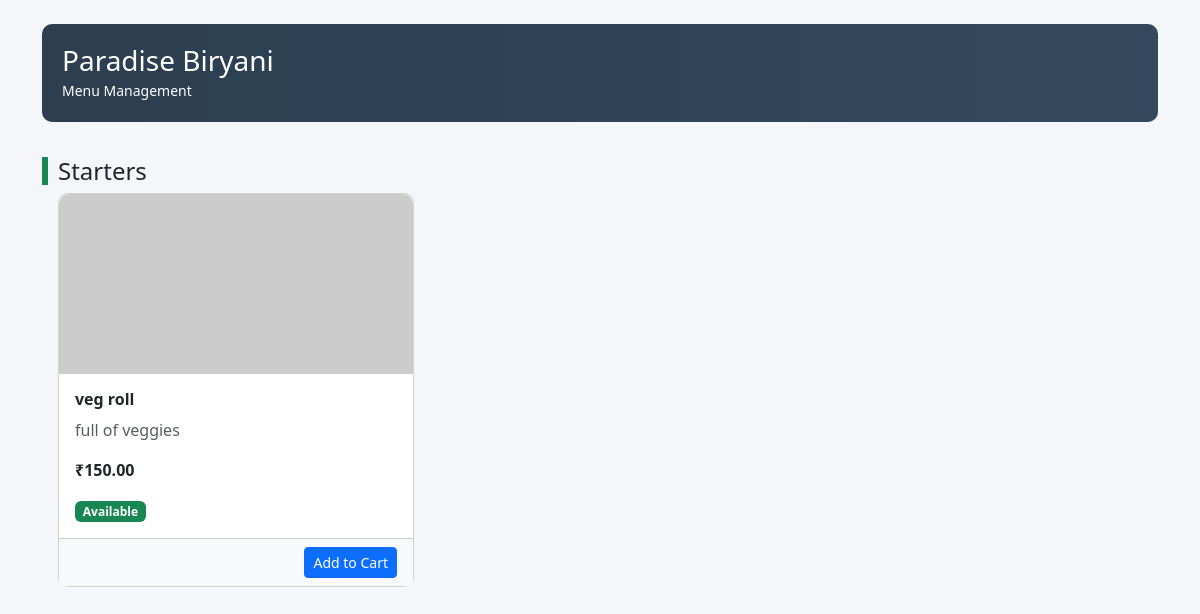
The page /menu/1/ (signed in) on the database its author committed.
### restaurants/models.py (models this page shows, shortened)
class Restaurant(models.Model):
    STATUS_PENDING = "pending"
    STATUS_APPROVED = "approved"
    STATUS_REJECTED = "rejected"
    STATUS_CHOICES = (
        (STATUS_PENDING, "Pending Approval"),
        (STATUS_APPROVED, "Approved"),
        (STATUS_REJECTED, "Rejected"),
    )
    name = models.CharField(max_length=200)
    owner = models.ForeignKey(
        settings.AUTH_USER_MODEL,
        null=True,
        blank=True,
        on_delete=models.SET_NULL,
        related_name="owned_restaurants",
    )
    status = models.CharField(
        max_length=20,
        choices=STATUS_CHOICES,
        default=STATUS_PENDING,
    )
    location = models.CharField(
        max_length=255,
        null=True,
        blank=True,
    )
    map_url = models.URLField(
        max_length=500,
        null=True,
        blank=True,
    )
    description = models.TextField(
        blank=True,
        null=True
    )
    phone = models.CharField(
        max_length=15,
        blank=True,
        null=True
    )
    opening_time = models.TimeField(
        null=True,
        blank=True
    )
    closing_time = models.TimeField(
        null=True,
        blank=True
    )
    is_open = models.BooleanField(
        default=True
    )

class MenuCategory(models.Model):
    restaurant = models.ForeignKey(
        Restaurant,
        on_delete=models.CASCADE,
        related_name="categories"
    )
    name = models.CharField(max_length=100)

class MenuItem(models.Model):
    restaurant = models.ForeignKey(
        Restaurant,
        on_delete=models.CASCADE,
        related_name="menu_items",
        null=True,      # Temporary (to avoid migration error)
        blank=True
    )
    category = models.ForeignKey(
        MenuCategory,
        on_delete=models.CASCADE,
        related_name="items"
    )
    name = models.CharField(max_length=100)
    description = models.TextField(blank=True)
    price = models.DecimalField(max_digits=8, decimal_places=2)
    image_url = models.URLField(max_length=500, blank=True)  # Optional image URL for menu item
    available = models.BooleanField(default=True)

### restaurants/views.py (the view)
@login_required(login_url='/login/')
def manage_menu(request, restaurant_id):
    restaurant = Restaurant.objects.get(id=restaurant_id)
    categories = MenuCategory.objects.filter(restaurant=restaurant).order_by('name')
    return render(request, 'manage_menu.html', {
        'restaurant': restaurant,
        'categories': categories
    })

### restaurants/templates/manage_menu.html (shortened to what this page needs)
<!DOCTYPE html>
<html>
<head>
    <link href="https://cdn.jsdelivr.net/npm/bootstrap@5.3.2/dist/css/bootstrap.min.css" rel="stylesheet">
</head>
<body>
<div class="container mt-4">
    <div class="header-box d-flex justify-content-between align-items-center mb-4">
        <div>
            <h3 class="mb-0">{{ restaurant.name }}</h3>
            <small>Menu Management</small>
        </div>
    </div>
    {% for category in categories %}
        <h4 class="parent-title">{{ category.name }}</h4>
        <div class="row g-3 ms-2 mb-4">
            {% for item in category.items.all %}
            <div class="col-md-6 col-lg-4">
                <div class="card menu-card">
                    {% if item.image_url %}
                        <img src="{{ item.image_url }}"
                             alt="{{ item.name }}"
                             class="menu-image">
                    {% else %}
                        <img src="https://via.placeholder.com/400x250?text=No+Image"
                             class="menu-image">
                    {% endif %}
                    <div class="card-body">
                        <h6 class="text-dark fw-bold">{{ item.name }}</h6>
                        <p class="text-muted">{{ item.description }}</p>
                        <p><strong class="text-dark">₹{{ item.price }}</strong></p>
                        {% if item.available %}
                            <span class="badge bg-success">Available</span>
                        {% else %}
                            <span class="badge bg-danger">Not Available</span>
                        {% endif %}
                    </div>
                    <div class="card-footer d-flex justify-content-between">
                        {% if request.user.role == 'restaurant_admin' %}
                            <a href="{% url 'edit_menu_item' restaurant.id item.id %}"
                               class="btn btn-sm btn-outline-primary">Edit</a>
                            <a href="{% url 'delete_menu_item' restaurant.id item.id %}"
                               class="btn btn-sm btn-outline-danger"
                               onclick="return confirm('Delete this item?');">
                               Delete
                            </a>
                        {% elif request.user.role == 'customer' %}
                            <a href="{% url 'add_to_cart' item.id %}"
                               class="btn btn-sm btn-primary ms-auto">
                               Add to Cart
                            </a>
                        {% endif %}
                    </div>
                </div>
            </div>
            {% empty %}
                <p class="text-muted">No items in this category.</p>
            {% endfor %}
        </div>
    {% empty %}
        <div class="alert alert-warning mt-3">
            No categories added yet.
        </div>
    {% endfor %}
</div>
</body>
</html>

### restaurants/templates/manage_menu.html (style rules this page uses)
body { background-color: #f4f6f9; }
.header-box { background: linear-gradient(90deg, #2c3e50, #34495e); color: white; padding: 20px; border-radius: 10px; }
.parent-title { margin-top: 35px; border-left: 6px solid #198754; padding-left: 10px; }
.menu-card { border-radius: 10px; transition: 0.3s; display: flex; flex-direction: column; height: 100%; }
.card-footer { background-color: #f8f9fa; }
.menu-image { height: 180px; width: 100%; object-fit: cover; border-top-left-radius: 10px; border-top-right-radius: 10px; }

### rows shown on the page
Restaurant: name "Paradise Biryani"
MenuCategory: name "Starters"
MenuItem: name "veg roll", description "full of veggies", price "150.00", available "Available"
